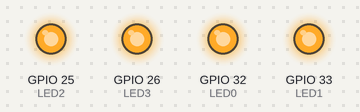
Bench run of a sketch on a simulated ESP32. Parts: output pins drawn as LEDs (lit = HIGH).

Above: at 0.5 s.
At 3.5 s:
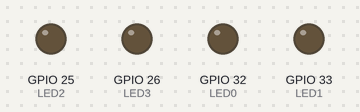
Timing chart, 0 to 4.6 s (numbered marks = the images above):
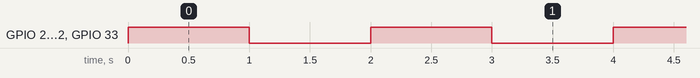

The sketch:

Lab02-Test001.ino
```cpp
#define LED0 32
#define LED1 33
#define LED2 25
#define LED3 26

void setup() {
  // put your setup code here, to run once:
	pinMode(LED0, OUTPUT);
	pinMode(LED1, OUTPUT);
	pinMode(LED2, OUTPUT);
	pinMode(LED3, OUTPUT);
}

void loop() {
  // put your main code here, to run repeatedly:
	digitalWrite(LED0, HIGH);
	digitalWrite(LED1, HIGH);
	digitalWrite(LED2, HIGH);
	digitalWrite(LED3, HIGH);

	delay(1000);	//1000 ms
	digitalWrite(LED0, LOW);
	digitalWrite(LED1, LOW);
	digitalWrite(LED2, LOW);
	digitalWrite(LED3, LOW);

	delay(1000);
}
```

Measured:
- by itself, GPIO 25 (LED2), GPIO 26 (LED3), GPIO 32 (LED0), GPIO 33 (LED1): alternates HIGH for 1.0 s and LOW for 1.0 s
